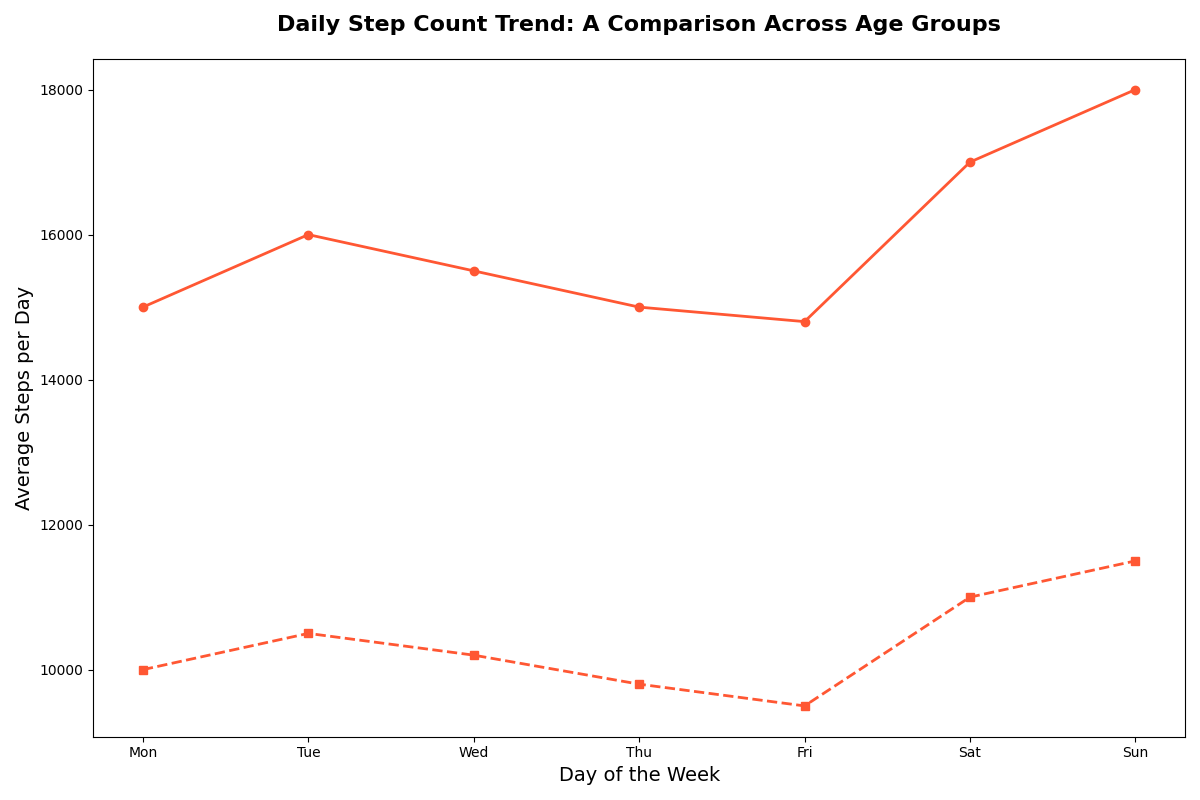

Python code for this plot:
import matplotlib.pyplot as plt
import numpy as np

days = np.array(['Mon', 'Tue', 'Wed', 'Thu', 'Fri', 'Sat', 'Sun'])
children_steps = np.array([15000, 16000, 15500, 15000, 14800, 17000, 18000])
adults_steps = np.array([10000, 10500, 10200, 9800, 9500, 11000, 11500])

fig, ax = plt.subplots(figsize=(12, 8))

same_color = '#FF5733'
ax.plot(days, children_steps, marker='o', linestyle='-', linewidth=2, color=same_color)
ax.plot(days, adults_steps, marker='s', linestyle='--', linewidth=2, color=same_color)

ax.set_title("Daily Step Count Trend: A Comparison Across Age Groups", fontsize=16, fontweight='bold', pad=20)
ax.set_xlabel("Day of the Week", fontsize=14)
ax.set_ylabel("Average Steps per Day", fontsize=14)

plt.tight_layout()
plt.show()
